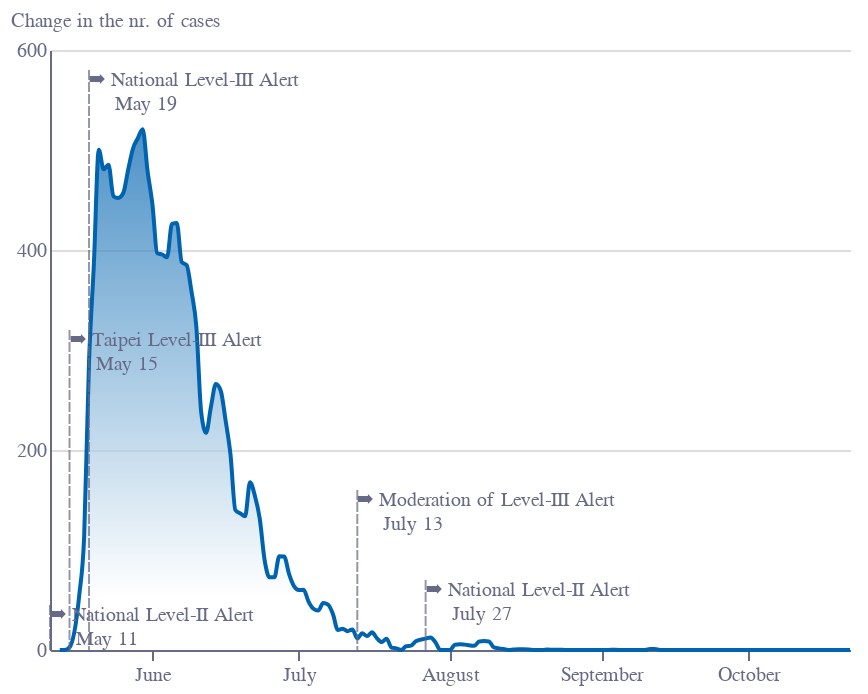

Here is the notebook cell this chart was saved with:
### Code cell
base = alt.Chart(f7).encode(
    x=alt.X(
        "date:T",
        axis=alt.Axis(
            grid=False,
            titleAlign="center",
            titleAnchor="middle",
            title="",
            labelColor=colors["eco-gray"],
            titleColor=colors["eco-gray"],
            tickColor=colors["eco-gray"],
            domainColor=colors["eco-gray"],
            tickCount=10,
            orient="bottom",
            labelAngle=0,
        ),
    )
)
line1 = base.mark_area(
    interpolate="monotone",
    fillOpacity=0.7,
    line={"color": colors["eco-mid-blue"]},
    color=alt.Gradient(
        gradient="linear",
        stops=[
            alt.GradientStop(color="white", offset=0),
            alt.GradientStop(color=colors["eco-mid-blue"], offset=1),
        ],
        x1=1,
        x2=1,
        y1=0.9,
        y2=0,
    ),
).encode(
    y=alt.Y(
        "value:Q",
        axis=alt.Axis(
            grid=True,
            title="Change in the nr. of cases",
            titleAnchor="start",
            labelColor=colors["eco-gray"],
            titleColor=colors["eco-gray"],
            tickColor=colors["eco-gray"],
            domainColor=colors["eco-gray"],
            titleFontSize=10,
            titleFontWeight="normal",
            ticks=False,
            #             labelAlign="left",
            #             labelBaseline="middle",
            #             labelPadding=-5,
            #             labelOffset=-10,
            titleX=-20,
            titleY=-10,
            titleBaseline="bottom",
            titleAngle=0,
            titleAlign="left",
            tickCount=4,
            format=".0f",
        ),
    ),
)
label_data = alt.Chart(
    pd.DataFrame([{"x": "May 19", "y": 580, "t": "➡ National Level-III Alert"},{"x": "May 11", "y": 45, "t": "➡ National Level-II Alert"},
                 {"x": "May 15", "y": 320, "t": "➡ Taipei Level-III Alert"},{"x": "July 13", "y": 160, "t": "➡ Moderation of Level-III Alert"},
                 {"x": "July 27", "y": 70, "t": "➡ National Level-II Alert"}])
).transform_calculate(x2="toDate('2021 '+datum.x)")
labels = label_data.mark_text(color=colors["eco-gray"], align="left", dx=0,fontSize=10,dy=5).encode(
    x="x2:T", y="y:Q", text="t:N"
)
labels2 = label_data.mark_text(color=colors["eco-gray"], align="left", dx=13,fontSize=10,dy=17).encode(
    x="x2:T", y="y:Q", text="x:N"
)
rulers = label_data.mark_rule(color=colors["eco-gray"],strokeDash=[5,1],opacity=0.7).encode(x="x2:T",y="y:Q")
layer1 = (
    ((line1 + rulers + labels+labels2).properties(height=300, width=400))
    .configure_view(stroke=None)
    .properties(title="")
)
layer1.save("visualisation/" + f + ".json")
layer1.save("visualisation/" + f + ".png", scale_factor=2.0)
layer1.save("visualisation/" + f + ".svg")
open("README.md", "a").write(readme)
layer1

### Figure 1 — Vega-Lite specification as saved in the notebook (floating-point values rounded to 4 significant figures; data arrays with more than 128 entries replaced by an {"elided": "..."} marker saying what was removed)
{"config": {"view": {"continuousWidth": 400, "continuousHeight": 300, "stroke": null}}, "layer": [{"data": {"name": "data-6bb4d616b353a8dfa5c426ea4ce3be8d"}, "mark": {"type": "area", "color": {"gradient": "linear", "stops": [{"color": "white", "offset": 0}, {"color": "#0063AF", "offset": 1}], "x1": 1, "x2": 1, "y1": 0.9, "y2": 0}, "fillOpacity": 0.7, "interpolate": "monotone", "line": {"color": "#0063AF"}}, "encoding": {"x": {"type": "temporal", "axis": {"domainColor": "#676A86", "grid": false, "labelAngle": 0, "labelColor": "#676A86", "orient": "bottom", "tickColor": "#676A86", "tickCount": 10, "title": "", "titleAlign": "center", "titleAnchor": "middle", "titleColor": "#676A86"}, "field": "date"}, "y": {"type": "quantitative", "axis": {"domainColor": "#676A86", "format": ".0f", "grid": true, "labelColor": "#676A86", "tickColor": "#676A86", "tickCount": 4, "ticks": false, "title": "Change in the nr. of cases", "titleAlign": "left", "titleAnchor": "start", "titleAngle": 0, "titleBaseline": "bottom", "titleColor": "#676A86", "titleFontSize": 10, "titleFontWeight": "normal", "titleX": -20, "titleY": -10}, "field": "value"}}}, {"data": {"name": "data-239c319f2d55863ff3ee6367cd60f8d1"}, "mark": {"type": "rule", "color": "#676A86", "opacity": 0.7, "strokeDash": [5, 1]}, "encoding": {"x": {"type": "temporal", "field": "x2"}, "y": {"type": "quantitative", "field": "y"}}, "transform": [{"calculate": "toDate('2021 '+datum.x)", "as": "x2"}]}, {"data": {"name": "data-239c319f2d55863ff3ee6367cd60f8d1"}, "mark": {"type": "text", "align": "left", "color": "#676A86", "dx": 0, "dy": 5, "fontSize": 10}, "encoding": {"text": {"type": "nominal", "field": "t"}, "x": {"type": "temporal", "field": "x2"}, "y": {"type": "quantitative", "field": "y"}}, "transform": [{"calculate": "toDate('2021 '+datum.x)", "as": "x2"}]}, {"data": {"name": "data-239c319f2d55863ff3ee6367cd60f8d1"}, "mark": {"type": "text", "align": "left", "color": "#676A86", "dx": 13, "dy": 17, "fontSize": 10}, "encoding": {"text": {"type": "nominal", "field": "x"}, "x": {"type": "temporal", "field": "x2"}, "y": {"type": "quantitative", "field": "y"}}, "transform": [{"calculate": "toDate('2021 '+datum.x)", "as": "x2"}]}], "height": 300, "title": "", "width": 400, "$schema": "https://vega.github.io/schema/vega-lite/v4.8.1.json", "datasets": {"data-6bb4d616b353a8dfa5c426ea4ce3be8d": {"elided": "132 records"}, "data-239c319f2d55863ff3ee6367cd60f8d1": [{"x": "May 19", "y": 580, "t": "➡ National Level-III Alert"}, {"x": "May 11", "y": 45, "t": "➡ National Level-II Alert"}, {"x": "May 15", "y": 320, "t": "➡ Taipei Level-III Alert"}, {"x": "July 13", "y": 160, "t": "➡ Moderation of Level-III Alert"}, {"x": "July 27", "y": 70, "t": "➡ National Level-II Alert"}]}}
